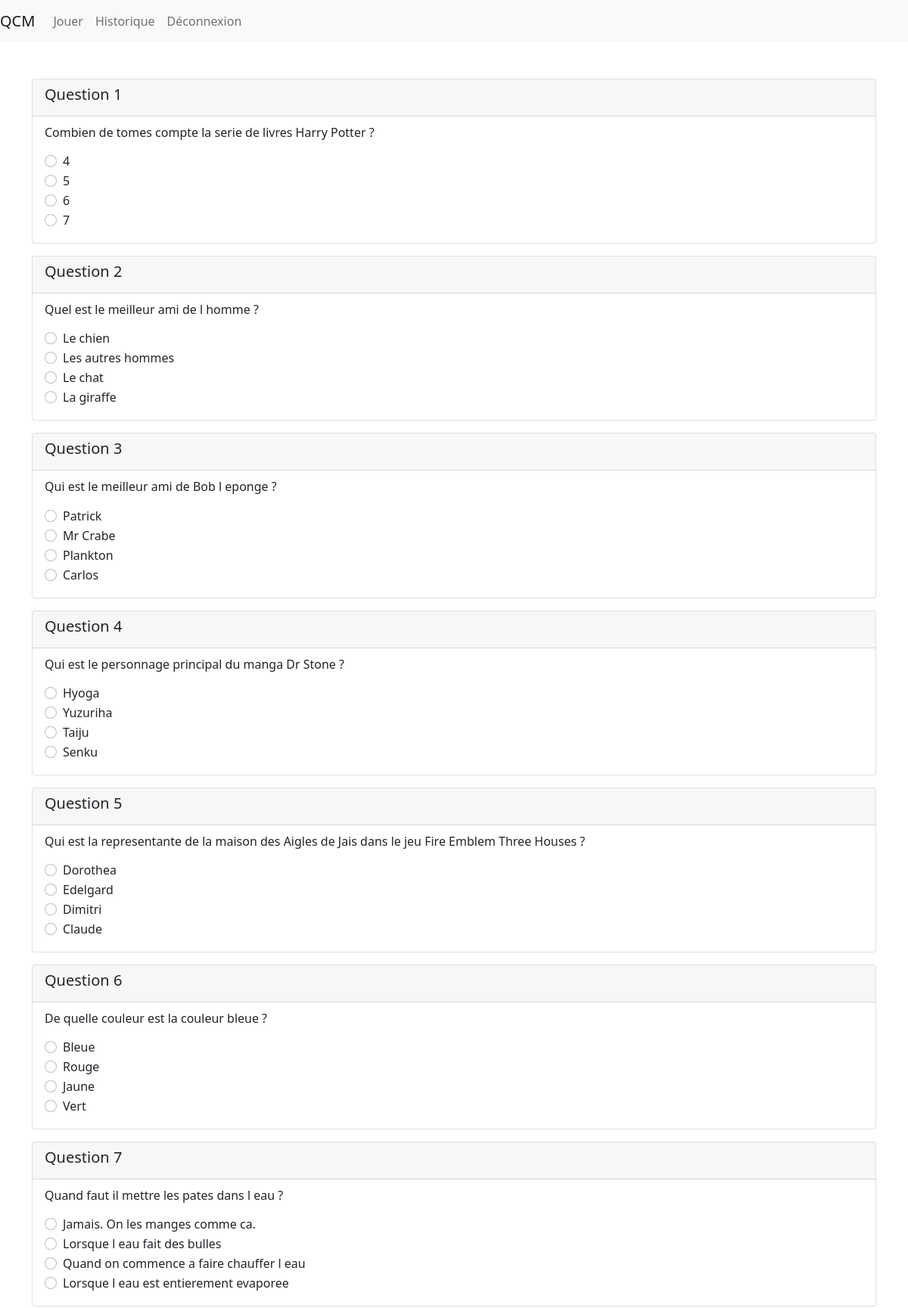
The page /qcm2023/moyen.php (signed in, upper part) on the database its author committed.
### tables this page shows
CREATE TABLE IF NOT EXISTS `questions` (
  `idq` int(3) NOT NULL AUTO_INCREMENT,
  `libelleQ` varchar(255) NOT NULL,
  `niveau` int(11) NOT NULL,
  PRIMARY KEY (`idq`)
);

CREATE TABLE IF NOT EXISTS `reponses` (
  `idr` int(3) NOT NULL AUTO_INCREMENT,
  `idq` int(3) NOT NULL,
  `libeller` varchar(255) NOT NULL,
  `verite` tinyint(1) NOT NULL,
  PRIMARY KEY (`idr`)
);

### qcm2023/moyen.php (the view, shortened to what this page needs)
<!DOCTYPE html>
<html lang="en">
<head>
    <link rel="stylesheet" href="https://cdn.jsdelivr.net/npm/bootstrap@5.0.2/dist/css/bootstrap.min.css">
</head>
<body>
    <?php
     require('navbar.php') ?>
    <div class="container mt-5">
        <form action="resultat.php" method="post">
            <?php
            include "connect.php";
            $req = "select * from questions order by rand() limit 15";
            $res = mysqli_query($id, $req);
            $cpt = 1;
            while($ligne = mysqli_fetch_assoc($res)){
                $idq = $ligne["idq"];
                $req2 = "select * from reponses where idq = $idq";
                $res2 = mysqli_query($id, $req2);
            ?>
                <div class="card mb-3">
                    <div class="card-header">
                        <h5 class="card-title">Question <?php echo $cpt ?></h5>
                    </div>
                    <div class="card-body">
                        <h6 class="card-subtitle mb-3"><?php echo $ligne["libelleQ"] ?></h6>
                        <?php while ($ligne2 = mysqli_fetch_assoc($res2)){ ?>
                            <div class="form-check">
                                <input class="form-check-input" type="radio" name="<?php echo $idq ?>" value="<?php echo $ligne2["idr"] ?>">
                                <label class="form-check-label"><?php echo $ligne2["libeller"] ?></label>
                            </div>
                        <?php } ?>
                    </div>
                </div>
            <?php
                $cpt++;
            }
            ?>
        </form>
    </div>
  <script src="https://stackpath.bootstrapcdn.com/bootstrap/4.5.2/js/bootstrap.min.js"></script></body>
</html>

### rows shown on the page
questions: libelleQ "Combien de tomes compte la serie de livres Harry Potter ?"
reponses: libeller "4"
reponses: libeller "5"
reponses: libeller "6"
reponses: libeller "7"
questions: libelleQ "Quel est le meilleur ami de l homme ?"
reponses: libeller "Le chien"
reponses: libeller "Les autres hommes"
reponses: libeller "Le chat"
reponses: libeller "La giraffe"
questions: libelleQ "Qui est le meilleur ami de Bob l eponge ?"
reponses: libeller "Patrick"
reponses: libeller "Mr Crabe"
reponses: libeller "Plankton"
reponses: libeller "Carlos"
questions: libelleQ "Qui est le personnage principal du manga Dr Stone ?"
reponses: libeller "Hyoga"
reponses: libeller "Yuzuriha"
reponses: libeller "Taiju"
reponses: libeller "Senku"
questions: libelleQ "Qui est la representante de la maison des Aigles de Jais dans le jeu Fire Emblem Three Houses ?"
reponses: libeller "Dorothea"
reponses: libeller "Edelgard"
reponses: libeller "Dimitri"
reponses: libeller "Claude"
questions: libelleQ "De quelle couleur est la couleur bleue ?"
reponses: libeller "Bleue"
reponses: libeller "Rouge"
reponses: libeller "Jaune"
reponses: libeller "Vert"
questions: libelleQ "Quand faut il mettre les pates dans l eau ?"
reponses: libeller "Jamais. On les manges comme ca."
reponses: libeller "Lorsque l eau fait des bulles"
reponses: libeller "Quand on commence a faire chauffer l eau"
reponses: libeller "Lorsque l eau est entierement evaporee"
